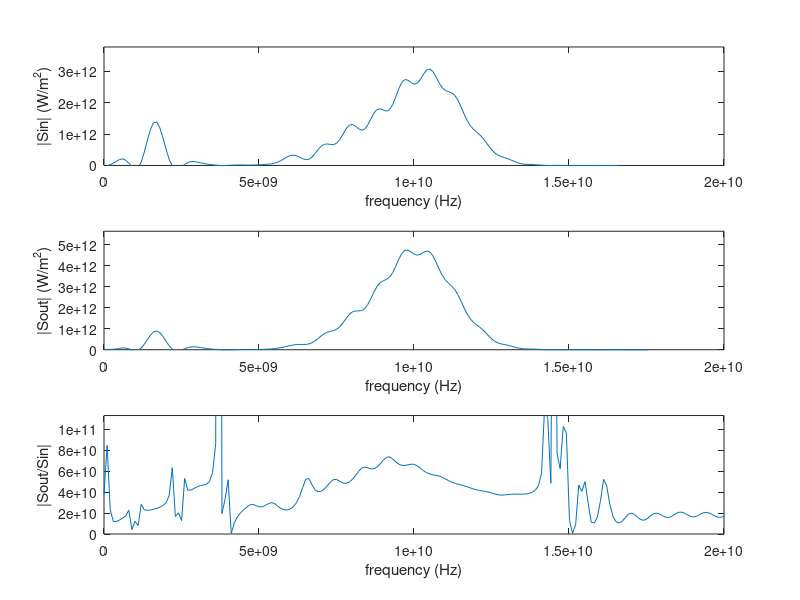

Recreate this plot in MATLAB.
clc;clear all;
f=fopen('Flux.txt');
l=fgetl(f);
i=1;
while ischar(l)
    %%disp(l);
    text{i}=l;
    data{i}=sscanf(text{i},'%f , %f , %f');
    A1(i)=data{i}(1);
    A2(i)=data{i}(2);
    A3(i)=data{i}(3);
    l=fgetl(f);
    i=i+1;
end

epsr=0.9999;
a0=1e-4;%0.1mm
c0=2.99792458e8;%Speed of Light (m/s)
f0=c0/a0;%3000GHz
t0=1/f0;%0.33e-12 (s)
mu0=4*pi*(1e-7);% (H/m)
eps0=8.854187817e-12;% (F/m)
I0=1; %(A)
E0=I0/(a0*eps0*c0);%Electric Field
D0=I0/(a0*c0);%Electric Displacement Field
B0=I0/(a0*eps0*c0*c0);%Magnetic Field
H0=I0/(a0);%Magnetizing Field
S0=(I0*I0)/(eps0*c0*a0*a0);%//Poynting Vector


hold on;

subplot(3,1,1)
A=abs(A2)/max(abs(A2));%Flux_in
B=abs(A3)/max(abs(A2));%Flux_out

plot(A1*f0,-A2*S0);
axis([0 20e9 0 S0*100]);
ylabel('|Sin| (W/m^2)');
xlabel('frequency (Hz)');


subplot(3,1,2)
plot(A1*f0,-A3*S0);
axis([0 20e9 0 S0*150]);
ylabel('|Sout| (W/m^2)');
xlabel('frequency (Hz)');


subplot(3,1,3)
C=B./A;
for i=1:length(C)
    if (C(i)>1)
        %C(i)=0;
    end
end
plot(f0*A1,S0*C);
axis([0 20e9 0 S0*3]);
ylabel('|Sout/Sin|');
xlabel('frequency (Hz)');
